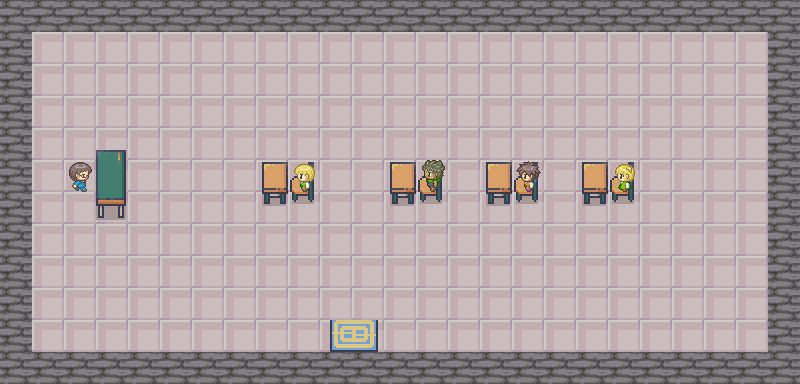

Below is a game level as drawn by its tile map, then a one-line description and the .tmx file that defines it, in full:
An orthogonal 25x12 tile map with 32x32 px tiles, 4 tile layers (floor, carpet, chairs, npcs), 8 tilesets and 15 objects (10x collision, 4x npcs, exit).

<map version="1.10" tiledversion="1.11.2" orientation="orthogonal" renderorder="right-down" width="25" height="12" tilewidth="32" tileheight="32" infinite="0" nextlayerid="15" nextobjectid="30">
 <tileset firstgid="1" source="IceTileset.tsx" />
 <tileset firstgid="181" source="coolschool_tileset.tsx" />
 <tileset firstgid="341" source="Interiors_free_32x32.tsx" />
 <tileset firstgid="1765" source="Male 03-3.tsx" />
 <tileset firstgid="1777" source="Teacher male 01.tsx" />
 <tileset firstgid="1789" source="Male 14-1.tsx" />
 <tileset firstgid="1801" source="Male 13-2.tsx" />
 <tileset firstgid="1813" source="Female 20-2.tsx" />
 <layer id="1" name="floor" width="25" height="12">
  <data encoding="csv">
44,44,44,44,44,44,44,44,44,44,44,44,44,44,44,44,44,44,44,44,44,44,44,44,44,
44,794,794,794,794,794,794,794,794,794,794,794,794,794,794,794,794,794,794,794,794,794,794,794,44,
44,794,794,794,794,794,794,794,794,794,794,794,794,794,794,794,794,794,794,794,794,794,794,794,44,
44,794,794,794,794,794,794,794,794,794,794,794,794,794,794,794,794,794,794,794,794,794,794,794,44,
44,794,794,794,794,794,794,794,794,794,794,794,794,794,794,794,794,794,794,794,794,794,794,794,44,
44,794,794,794,794,794,794,794,794,794,794,794,794,794,794,794,794,794,794,794,794,794,794,794,44,
44,794,794,794,794,794,794,794,794,794,794,794,794,794,794,794,794,794,794,794,794,794,794,794,44,
44,794,794,794,794,794,794,794,794,794,794,794,794,794,794,794,794,794,794,794,794,794,794,794,44,
44,794,794,794,794,794,794,794,794,794,794,794,794,794,794,794,794,794,794,794,794,794,794,794,44,
44,794,794,794,794,794,794,794,794,794,794,794,794,794,794,794,794,794,794,794,794,794,794,794,44,
44,794,794,794,794,794,794,794,794,794,794,794,794,794,794,794,794,794,794,794,794,794,794,794,44,
44,44,44,44,44,44,44,44,44,44,44,44,44,44,44,44,44,44,44,44,44,44,44,44,44
</data>
 </layer>
 <layer id="12" name="carpet" width="25" height="12">
  <data encoding="csv">
0,0,0,0,0,0,0,0,0,0,0,0,0,0,0,0,0,0,0,0,0,0,0,0,0,
0,0,0,0,0,0,0,0,0,0,0,0,0,0,0,0,0,0,0,0,0,0,0,0,0,
0,0,0,0,0,0,0,0,0,0,0,0,0,0,0,0,0,0,0,0,0,0,0,0,0,
0,0,0,0,0,0,0,0,0,0,0,0,0,0,0,0,0,0,0,0,0,0,0,0,0,
0,0,0,0,0,0,0,0,0,0,0,0,0,0,0,0,0,0,0,0,0,0,0,0,0,
0,0,0,0,0,0,0,0,0,0,0,0,0,0,0,0,0,0,0,0,0,0,0,0,0,
0,0,0,0,0,0,0,0,0,0,0,0,0,0,0,0,0,0,0,0,0,0,0,0,0,
0,0,0,0,0,0,0,0,0,0,0,0,0,0,0,0,0,0,0,0,0,0,0,0,0,
0,0,0,0,0,0,0,0,0,0,0,0,0,0,0,0,0,0,0,0,0,0,0,0,0,
0,0,0,0,0,0,0,0,0,0,0,0,0,0,0,0,0,0,0,0,0,0,0,0,0,
0,0,0,0,0,0,0,0,0,0,608,609,0,0,0,0,0,0,0,0,0,0,0,0,0,
0,0,0,0,0,0,0,0,0,0,0,0,0,0,0,0,0,0,0,0,0,0,0,0,0
</data>
 </layer>
 <layer id="11" name="chairs" width="25" height="12">
  <data encoding="csv">
0,0,0,0,0,0,0,0,0,0,0,0,0,0,0,0,0,0,0,0,0,0,0,0,0,
0,0,0,0,0,0,0,0,0,0,0,0,0,0,0,0,0,0,0,0,0,0,0,0,0,
0,0,0,0,0,0,0,0,0,0,0,0,0,0,0,0,0,0,0,0,0,0,0,0,0,
0,0,0,0,0,0,0,0,0,0,0,0,0,0,0,0,0,0,0,0,0,0,0,0,0,
0,0,908,909,0,0,0,0,0,0,0,0,0,0,0,0,0,0,0,0,0,0,0,0,0,
0,0,0,925,0,0,0,0,951,952,0,0,951,952,0,951,952,0,951,952,0,0,0,0,0,
0,0,0,941,0,0,0,0,967,968,0,0,967,968,0,967,968,0,967,968,0,0,0,0,0,
0,0,0,0,0,0,0,0,0,0,0,0,0,0,0,0,0,0,0,0,0,0,0,0,0,
0,0,0,0,0,0,0,0,0,0,0,0,0,0,0,0,0,0,0,0,0,0,0,0,0,
0,0,0,0,0,0,0,0,0,0,0,0,0,0,0,0,0,0,0,0,0,0,0,0,0,
0,0,0,0,0,0,0,0,0,0,0,0,0,0,0,0,0,0,0,0,0,0,0,0,0,
0,0,0,0,0,0,0,0,0,0,0,0,0,0,0,0,0,0,0,0,0,0,0,0,0
</data>
 </layer>
 <layer id="13" name="npcs" width="25" height="12">
  <data encoding="csv">
0,0,0,0,0,0,0,0,0,0,0,0,0,0,0,0,0,0,0,0,0,0,0,0,0,
0,0,0,0,0,0,0,0,0,0,0,0,0,0,0,0,0,0,0,0,0,0,0,0,0,
0,0,0,0,0,0,0,0,0,0,0,0,0,0,0,0,0,0,0,0,0,0,0,0,0,
0,0,0,0,0,0,0,0,0,0,0,0,0,0,0,0,0,0,0,0,0,0,0,0,0,
0,0,0,0,0,0,0,0,0,0,0,0,0,0,0,0,0,0,0,0,0,0,0,0,0,
0,0,1783,0,0,0,0,0,0,1805,0,0,0,1769,0,0,1793,0,0,1817,0,0,0,0,0,
0,0,0,0,0,0,0,0,0,0,0,0,0,0,0,0,0,0,0,0,0,0,0,0,0,
0,0,0,0,0,0,0,0,0,0,0,0,0,0,0,0,0,0,0,0,0,0,0,0,0,
0,0,0,0,0,0,0,0,0,0,0,0,0,0,0,0,0,0,0,0,0,0,0,0,0,
0,0,0,0,0,0,0,0,0,0,0,0,0,0,0,0,0,0,0,0,0,0,0,0,0,
0,0,0,0,0,0,0,0,0,0,0,0,0,0,0,0,0,0,0,0,0,0,0,0,0,
0,0,0,0,0,0,0,0,0,0,0,0,0,0,0,0,0,0,0,0,0,0,0,0,0
</data>
 </layer>
 <objectgroup id="14" name="npc">
  <object id="17" name="text_zone_raj" type="npcs" x="377.332" y="139.717" width="84.1155" height="76.0366">
   <properties>
    <property name="text">This is Raj Porus my older brother in primary school. He
was born in Pondicherry, India in 2001 and he now lives and
works in France as a software developer. He emigrated to
France at 6 years old because our father wanted to be
closer to his side of the family, who all live there.His
childhood in France was very difficult. Trying to fit in
with other children was hard, and making friends without
sharing a language was extremely challenging. He said that
his classmates and teachers sounded like gibberish at
first. He described it as a very painful period of his life
and regrets that he didn't stay in India.
The answer to what he had to do to fit in is in his room.
(the purple house)</property>
   </properties>
   <ellipse />
  </object>
  <object id="26" name="text_zone" type="npcs" x="248.545" y="143.519" width="84.1155" height="76.0366">
   <properties>
    <property name="text" value="h)y wh+['s up ?" />
   </properties>
   <ellipse />
  </object>
  <object id="28" name="text_zone" type="npcs" x="571.225" y="144.945" width="84.1155" height="76.0366">
   <properties>
    <property name="text" value="= 1 thInk+he do3s n0t knoW h0w to Spéak fr3nch" />
   </properties>
   <ellipse />
  </object>
  <object id="29" name="text_zone" type="npcs" x="474.278" y="143.994" width="84.1155" height="76.0366">
   <properties>
    <property name="text" value=";o you understa[d me ?" />
   </properties>
   <ellipse />
  </object>
 </objectgroup>
 <objectgroup id="2" name="collisions">
  <object id="1" type="collision" x="-0.475229" y="-1.90091" width="34.2165" height="391.588" />
  <object id="2" type="collision" x="3.3266" y="354.045" width="797.909" height="29.9394" />
  <object id="3" type="collision" x="1.42569" y="0.950457" width="773.197" height="30.4146" />
  <object id="4" type="collision" x="770.346" y="0.475229" width="28.989" height="383.034" />
  <object id="12" type="collision" x="92.1944" y="147.796" width="38.0183" height="75.5614" />
  <object id="16" type="collision" x="66.532" y="161.103" width="25.1871" height="33.7412" />
  <object id="14" type="collision" x="390.163" y="156.825" width="64.1559" height="54.1761" />
  <object id="23" type="collision" x="256.861" y="155.875" width="64.1559" height="54.1761" />
  <object id="24" type="collision" x="575.74" y="154.449" width="64.1559" height="54.1761" />
  <object id="25" type="collision" x="484.971" y="155.4" width="64.1559" height="54.1761" />
 </objectgroup>
 <objectgroup id="5" name="exit_points">
  <object id="8" name="exit" type="exit" x="326.482" y="312.701" width="53.7008" height="54.176">
   <properties>
    <property name="file" type="file" value="map.tmx" />
   </properties>
  </object>
 </objectgroup>
 <objectgroup id="3" name="player_spawn" class="player_spawn" />
</map>
